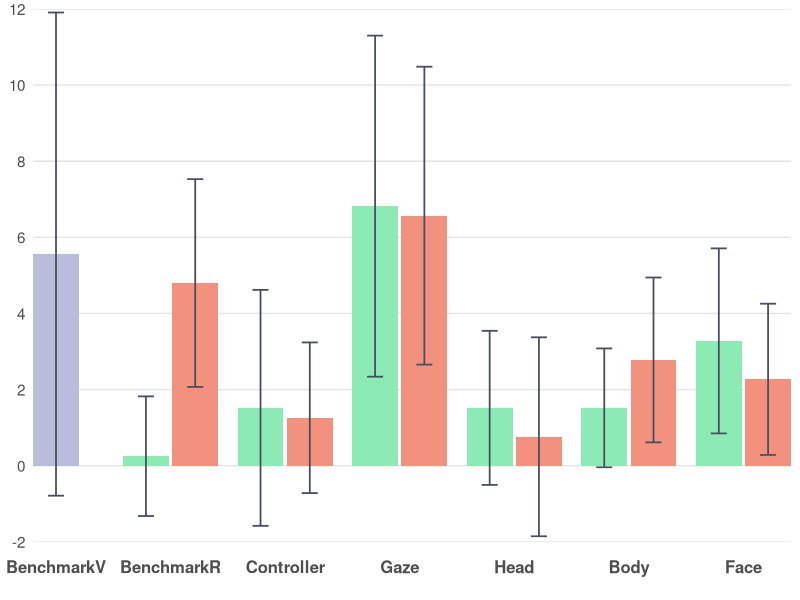
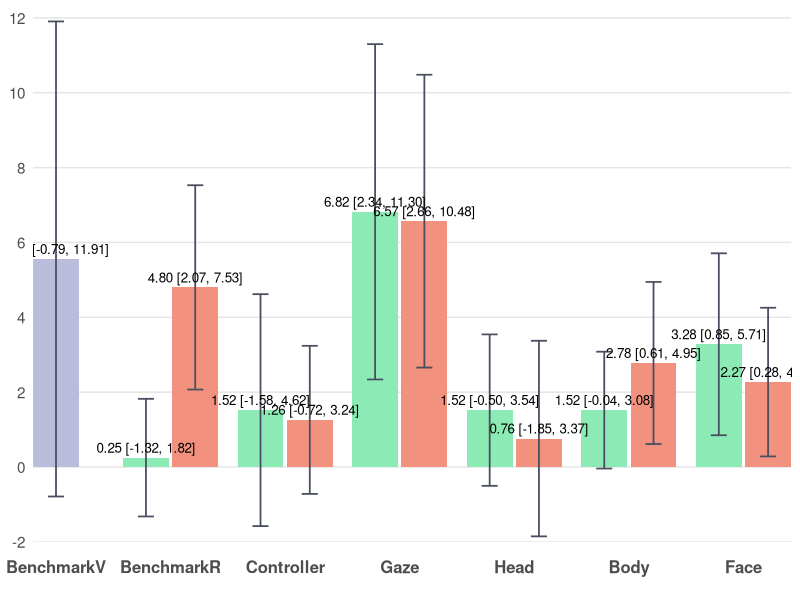

Here is the R script that generated these plots, in order:
# ================= Packages =================
if (!require(ggplot2)) install.packages("ggplot2")
library(ggplot2)

# ================= Data =================
# BenchmarkV: 5.56 (±17.00)
# BenchmarkR: Low 0.25 (±4.21), High 4.80 (±7.31)
# Controller: Low 1.52 (±8.30), High 1.26 (±5.30)
# Gaze: Low 6.82 (±12.00), High 6.57 (±10.48)
# Head: Low 1.52 (±5.42), High 0.76 (±7.00)
# Body: Low 1.52 (±4.18), High 2.78 (±5.80)
# Face: Low 3.28 (±6.51), High 2.27 (±5.32)

bench_mean <- 5.56
bench_sd <- 17.00

dat <- data.frame(
  Category = c("BenchmarkV",
               "BenchmarkR","BenchmarkR",
               "Controller","Controller",
               "Gaze","Gaze",
               "Head","Head",
               "Body","Body",
               "Face","Face"),
  slot     = c("C",
               "L","R",
               "L","R",
               "L","R",
               "L","R",
               "L","R",
               "L","R"),
  series   = c("BenchmarkV",
               "Low","High",
               "Low","High",
               "Low","High",
               "Low","High",
               "Low","High",
               "Low","High"),
  mean     = c(bench_mean,
               0.25, 4.80,       # BenchmarkR Low, High
               1.52, 1.26,       # Controller Low, High
               6.82, 6.57,       # Gaze Low, High
               1.52, 0.76,       # Head Low, High
               1.52, 2.78,       # Body Low, High
               3.28, 2.27),      # Face Low, High
  sd       = c(bench_sd,
               4.21, 7.31,       # BenchmarkR Low, High
               8.30, 5.30,       # Controller Low, High
               12.00, 10.48,     # Gaze Low, High
               5.42, 7.00,       # Head Low, High
               4.18, 5.80,       # Body Low, High
               6.51, 5.32),      # Face Low, High
  stringsAsFactors = FALSE
)

# 固定横轴顺序
dat$Category <- factor(dat$Category,
  levels = c("BenchmarkV","BenchmarkR","Controller","Gaze","Head","Body","Face"))
dat$slot   <- factor(dat$slot, levels = c("L","C","R"))
dat$series <- factor(dat$series, levels = c("Low","BenchmarkV","High"))

# ================= 手动定位（确保居中+相邻柱体有间距） =================
# 以每个类目的中心为整数(1,2,3,...)，在左右各偏移 delta；两柱宽度为 bar_w
group_w <- 0.8               # 每个类目总体占宽（<1 避免挤到相邻类目）
bar_w   <- group_w / 2       # 0.4  柱体宽度保持不变
delta   <- group_w / 4       # 0.2  基础偏移
gap     <- 0.03              # 相邻柱体间距（几个像素）

# 对于非BenchmarkV类别，L和R之间增加间距
offset_map <- c(L = -delta - gap/2, C = 0, R = +delta + gap/2)

x_base <- as.numeric(dat$Category)
dat$x  <- x_base + unname(offset_map[as.character(dat$slot)])

# ================= 配色方案 =================
col_low   <- "#8CEAB4"      # Low
col_high  <- "#F1917E"      # High
col_bench <- "#B9BCDB"      # BenchmarkV

err_col   <- "#484D5F"

theme_base <- theme_minimal(base_size = 13) +
  theme(
    legend.position    = "none",
    panel.background   = element_rect(fill = "#FFFFFF", color = NA),  # 白底
    plot.background    = element_rect(fill = "#FFFFFF", color = NA),  # 白底
    panel.grid.major   = element_blank(),  # 去除所有网格线
    panel.grid.minor   = element_blank(),  # 去除所有网格线
    panel.grid.major.x = element_blank(),
    panel.grid.minor.x = element_blank(),
    panel.grid.major.y = element_blank(),
    panel.grid.minor.y = element_blank(),
    axis.ticks.x       = element_blank(),  # 去除x轴刻度线（底部灰色竖线）
    axis.ticks.y       = element_blank(),  # 去除y轴刻度线（左侧竖着的刻度线）
    axis.line.x        = element_blank(),  # 去除x轴线（底部灰色竖线）
    axis.line.y        = element_blank(),  # 去除y轴线（左侧竖线）
    axis.text.x        = element_text(size = 12, face = "bold", 
                                       margin = margin(t = 10, b = 10)),  # 底部文字距离坐标轴更远
    axis.text.y        = element_text(size = 11),
    axis.title         = element_blank()
  )

# y 轴：-2到12，组间距2
y_top    <- 12
y_bottom <- -2
y_breaks <- seq(-2, 12, by = 2)

# x 轴：用数值坐标，刻度放在每个类目中心
x_breaks <- seq_along(levels(dat$Category))
x_labels <- levels(dat$Category)

# ================= 95% 置信区间计算 =================
n <- 30  # 样本量
df <- n - 1  # 自由度 = 29
t_critical <- qt(0.975, df)  # t分布临界值（95% CI，双尾）
# 计算95% CI的误差范围
dat$ci_margin <- t_critical * (dat$sd / sqrt(n))

# ================= 图1：不带标注 =================
p1 <- ggplot(dat, aes(x = x, y = mean, fill = series)) +
  # 手动添加水平坐标线
  geom_hline(yintercept = y_breaks, color = "#E5E5E5", linewidth = 0.5) +
  geom_col(width = bar_w, position = "identity", colour = NA) +
  geom_errorbar(aes(ymin = mean - ci_margin, ymax = mean + ci_margin),
                width = bar_w * 0.35, color = err_col, linewidth = 0.6,
                position = "identity") +
  scale_fill_manual(values = c(Low = col_low, BenchmarkV = col_bench, High = col_high)) +
  scale_y_continuous(breaks = y_breaks, minor_breaks = NULL) +
  scale_x_continuous(breaks = x_breaks, labels = x_labels, expand = c(0, 0)) +
  coord_cartesian(ylim = c(y_bottom, y_top), expand = 0) +
  theme_base

# ================= 图2：带"均值 (95% CI)"标注 =================
lab_df <- transform(dat, label = sprintf("%.2f [%.2f, %.2f]", mean, 
                                          mean - ci_margin, mean + ci_margin))

p2 <- ggplot(dat, aes(x = x, y = mean, fill = series)) +
  # 手动添加水平坐标线
  geom_hline(yintercept = y_breaks, color = "#E5E5E5", linewidth = 0.5) +
  geom_col(width = bar_w, position = "identity", colour = NA) +
  geom_errorbar(aes(ymin = mean - ci_margin, ymax = mean + ci_margin),
                width = bar_w * 0.35, color = err_col, linewidth = 0.6,
                position = "identity") +
  geom_text(data = lab_df, aes(label = label),
            vjust = ifelse(lab_df$mean >= 0, -0.5, 1.5), size = 3.4, position = "identity") +
  scale_fill_manual(values = c(Low = col_low, BenchmarkV = col_bench, High = col_high)) +
  scale_y_continuous(breaks = y_breaks, minor_breaks = NULL) +
  scale_x_continuous(breaks = x_breaks, labels = x_labels, expand = c(0, 0)) +
  coord_cartesian(ylim = c(y_bottom, y_top * 1.02), expand = 0) +
  theme_base

# 保存文件（确保目录存在）
if (!dir.exists("no_labels")) dir.create("no_labels", recursive = TRUE)
if (!dir.exists("with_labels")) dir.create("with_labels", recursive = TRUE)
ggsave("no_labels/Oculomotor_no_labels.png", p1, width = 8, height = 3.57, dpi = 300, bg = "white")
ggsave("with_labels/Oculomotor_with_labels.png", p2, width = 8, height = 3.91, dpi = 300, bg = "white")
